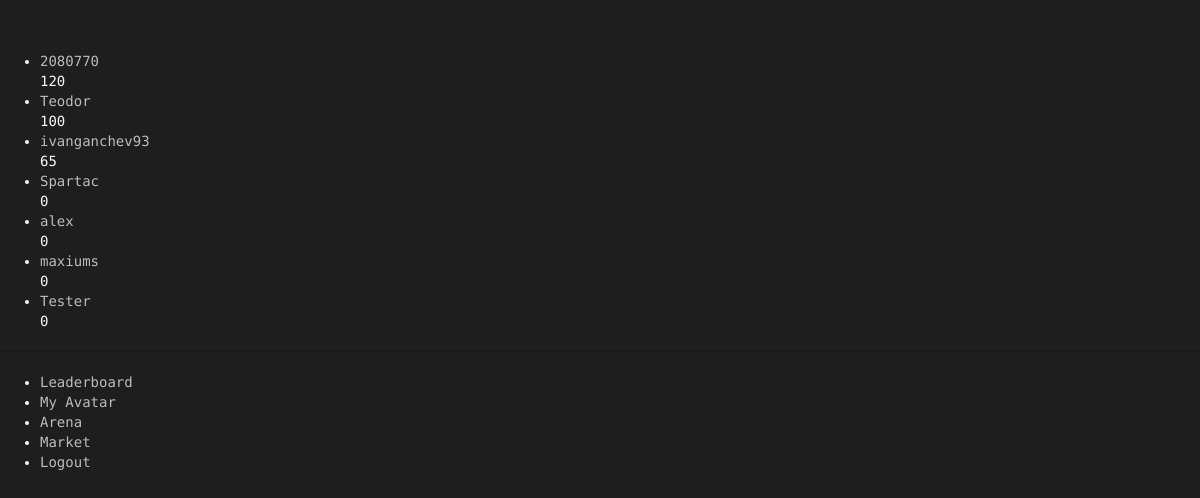
/Spartacus/arena/ (signed in), run on an earlier commit of the app's database.
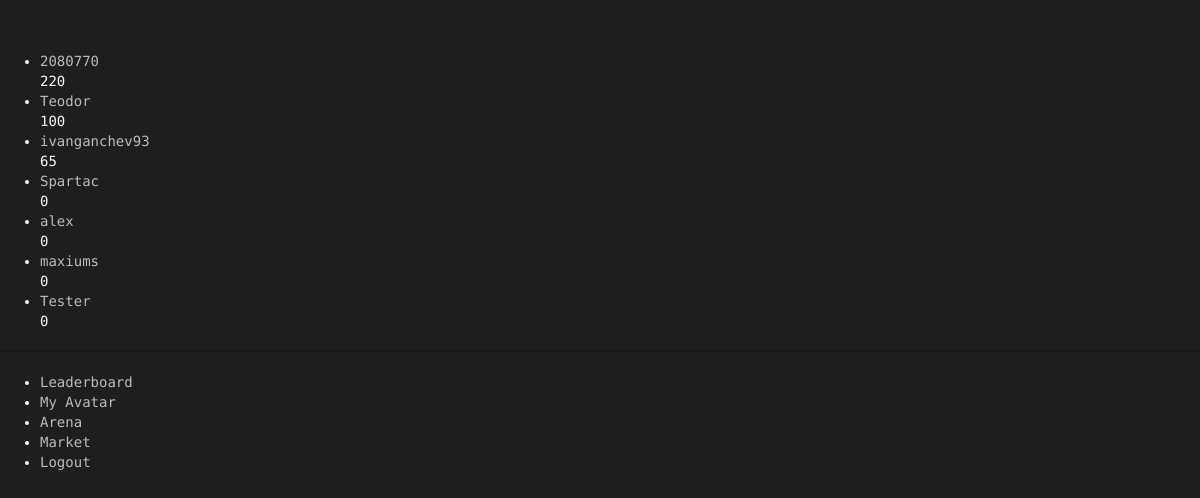
And on a later commit of the database.
### Spartacus/models.py (models this page shows, shortened)
class Avatar(models.Model):
    user = models.OneToOneField(User)
    picture = models.ImageField(upload_to='profile_images', blank=True)
    cash = models.IntegerField(default = 1000)
    attack = models.IntegerField(default= 10)
    deffence = models.IntegerField(default= 10)
    strength = models.IntegerField(default= 10)
    agility = models.IntegerField(default= 10)
    intelligence = models.IntegerField(default = 10)
    victories = models.IntegerField(default = 0)
    points = models.IntegerField(default = 0) # for ranking...every time a gladiator fights get some amount of points

### Spartacus/views.py (the view)
@login_required
def arena(request):
    context_dict = {}
    user = request.user
    try:
        opponents = Avatar.objects.exclude(user = user).order_by('-points')
        you = Avatar.objects.get(user = user)
        relevant_opponents = []
        for opponent in opponents:
            point_difference = int(opponent.points) - int(you.points)
            if point_difference < 200 and point_difference > - 200:
                relevant_opponents += [opponent]
        context_dict['opponents'] = relevant_opponents
    except:
        print "Query fail Arena"
    return render(request, 'Spartacus/arena.html', context_dict)

### templates/Spartacus/arena.html (shortened to what this page needs)
{% extends 'Spartacus/base.html' %}
{% load staticfiles %}
{% block body_block %}
    <ul>
    {% for opponent in opponents %}
        <li><a href="{% url 'battle' opponent.user.username %}">{{ opponent.user.username }}</a><br/>
            {{ opponent.points }}</li>
    {% endfor %}
    </ul>
{% endblock %}

What changed in the data, as far as the page shows it:
changed Avatar (number 1 of 7 on the later page): points "120" → "220"
